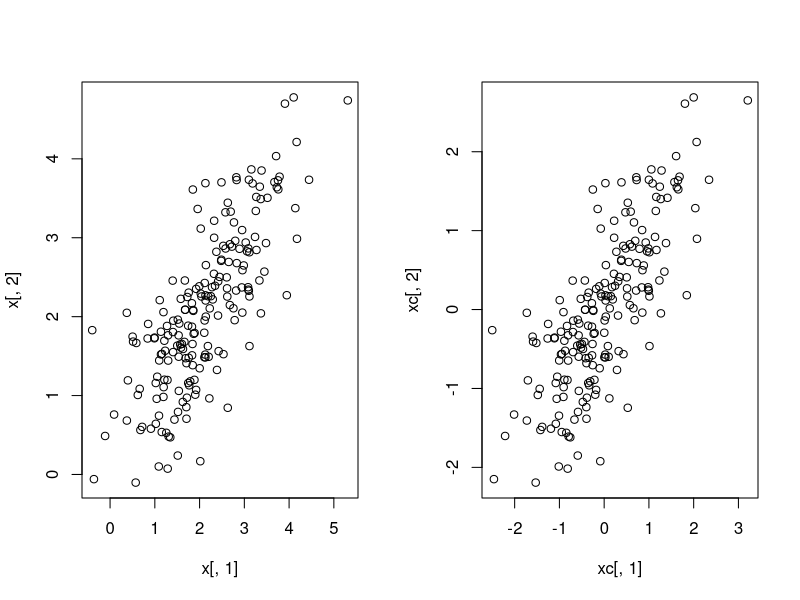
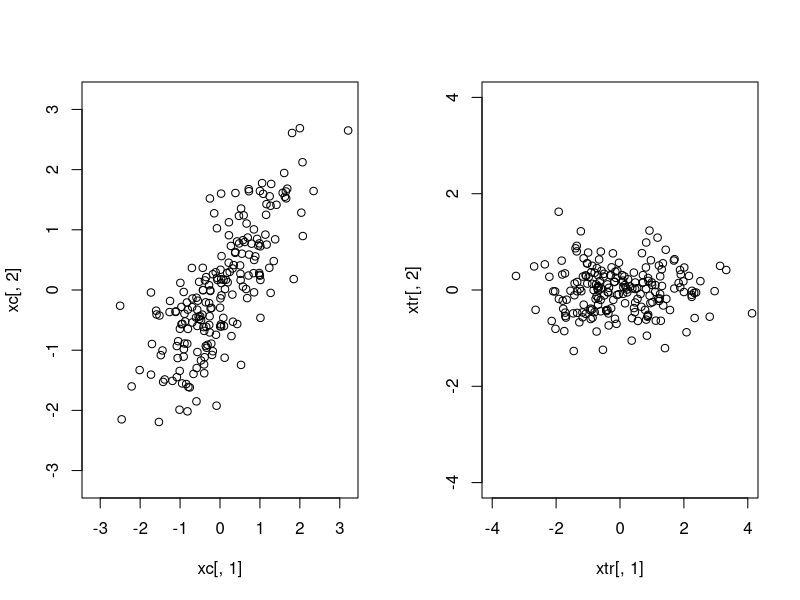
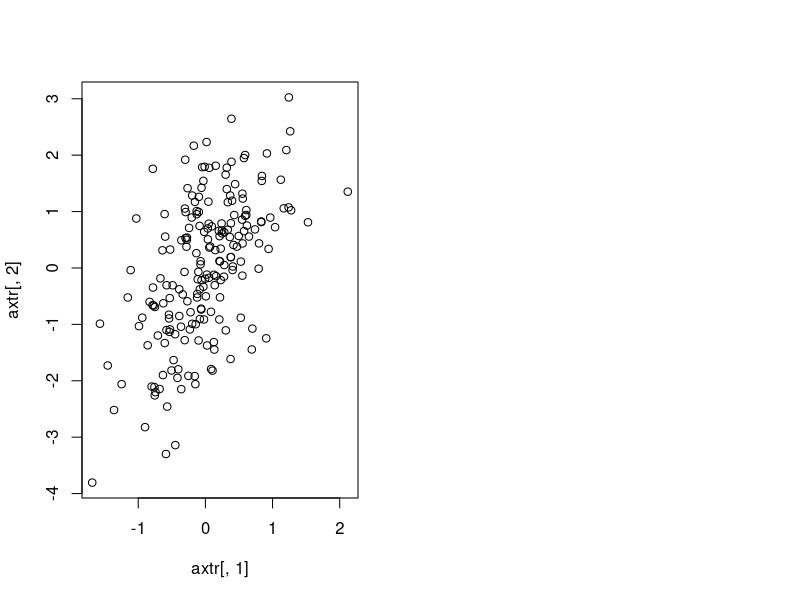

Here is the R script that generated these plots, in order: (Note: this script raises an error after producing the figures.)
#############################################################################################
# Principal component analysis
#############################################################################################
# Example 1. Linear transformations example. The purpose is to demonstrate how PCA works. 
# 
# Generate data from a 2-dim normal distribution. 
 library(mvtnorm)
#
n   = 200 
rho = 0.8; mu  = c(2, 2); Sig = matrix(c(1, rho, rho, 1), nrow = 2)
x  = rmvnorm(n, mu, Sig)
xc <- scale(x, center = TRUE, scale=FALSE) # center the data
cov(x); cov(xc)  # Compare the covariance matrices of the generated data and centered data
colMeans(x); colMeans(xc);
par(mfrow=c(1,2))
plot(x[,1],x[,2]); plot(xc[,1],xc[,2])
#   
sig<-cov(xc)
eig = eigen(sig) # Find the spectral decomposition of 'sig'
L <-diag(eig$values); V <- eig$vectors  # V%*%L%*%t(V)
L; V
# linear transformation with the matrix of eigenvectors
xtr<- xc %*% V    
var(xtr[,1]); var(xtr[,2]) # variances of the new variables
cor(xtr[,1],xtr[,2]) # correlation between the new variables
# Scatter plots for the generated (centered) and transformed data 
plot(xc[,1],xc[,2],xlim=c(-3.2,3.2),ylim=c(-3.2,3.2)); 
plot (xtr[,1],xtr[,2], xlim=c(-4,4), ylim=c(-4,4))
#
# Compare with the results from PCA
pcaxc<-prcomp(x)
summary(pcaxc); 
pcaxc$sdev^2
print(pcaxc)
dim(pcaxc$x); 
pcaxc$x[1:10,]  # PC scores (new coordinates) for the 10 first data points
#
dim(xtr); xtr[1:10,] # ten first transformed data points 
#
# Arbitrary linear transformation (rotation)
dir1 = c(-1,0.5); dir2 = c(-0.5,-1) # choose a direction dir1 and then dir2 which is orthogonal to dir1
norm = c(t(dir1) %*% dir1, t(dir2) %*% dir2) # normalize the vectors 
dir1 = dir1 / sqrt(norm[1])
dir2 = dir2 / sqrt(norm[2])
a<-matrix(c(dir1,dir2),nrow=2,ncol=2,byrow=F)
# 
axtr<-xc%*%a  # linear transformation
var(axtr[,1]); var(axtr[,2]) # variance of the new variables, check also with t(a)%*%sig%*%a
cor(axtr[,1],axtr[,2]) # correlation between the new variables 
plot(axtr[,1],axtr[,2]) 
############################################################################################
# Example 2. Olympic decathlon data from 1988. 
# Perform PCA on the decathlon data. We start with removing one observation which is very 
# different from the rest. Think also about the scales of the variables, so that 'large' 
# values correspond to a 'better' result. 
# 
decathlon<-read.table("olympicDec.txt",header=T)
fix(decathlon)
dim(decathlon)
boxplot(decathlon[,12])
# Remove the last object and form a data set with only 10 sports events
subDec<-decathlon[-34,2:11]; fix(subDec)
# New variables for the running events
subDec$run100<--subDec$run100; subDec$run400<--subDec$run400; subDec$hurdle<--subDec$hurdle;
subDec$run1500<--subDec$run1500;
colMeans(subDec); apply(subDec, 2, sd) # 2 in apply indicates that 'sd' will be applied to columns
# Study correlations
pairs(subDec[,1:5]); pairs(subDec[,5:10]); round(cor(subDec),2)
# Perform now PCA. Since the scales of the variables are so different, we use the correlation matrix.
decpca <- prcomp(subDec, scale = TRUE); 
names(decpca) # Study the components of 'decpca', what is what
print(decpca); summary(decpca)
# The variances of the principal components
decpca$sdev^2
# Study the covariances and correlations of the PCs
# The matrix decpca$x contains the PC scores, our new variables
round(cov(decpca$x), 8); round(cor(decpca$x), 2)
#
# Study the correlation between the "Score" and the first 2 PCs.
par(mfrow=c(1,2))
plot(decpca$x[,1], decathlon$score[-34])
plot(decpca$x[,2], decathlon$score[-34])
cor(decpca$x[,1], decathlon$score[-34]); cor(decpca$x[,2], decathlon$score[-34])
#
rank(decathlon$score[-34]); rank(decpca$x[,1]) # Rankings: according to 'score' and according to the first PC
screeplot(decpca, type="lines")
#
biplot(decpca, scale=0, col = c("blue", "black"))
#
############################################################################################
# Example 3. Swiss bank notes example.
#
bank<-read.table("SwissBankNotes.txt",header=T)
fix(bank)
# Recall the explanatory analysis from the last time
bank$group<-c(rep(1,100),rep(2,100))
attach(bank) # variables Length, HeightL, HeightR, InnerL, InnerU, Diag
boxplot(Length~group); boxplot(HeightL~group); boxplot(HeightR~group); 
boxplot(InnerL~group); boxplot(InnerU~group); boxplot(Diag ~ group); 
# Study the variables pairwise
plot(bank[,-7],pch=group,col=group)
round(cor(bank[,-7]), 2)
#
plot(InnerU,Diag,pch=group,col=group) # plotting character given by group
scatterplot3d(InnerL,InnerU,Diag,pch=group,color=group) # scatterplot3D, plotting character given by group
#
colMeans(bank[,-7]); apply(bank[,-7], 2, sd)
#######################################################
# PCA, we use the covariance matrix, that is we do not 
# standardize the data.
#
bankpca <- prcomp(bank[,-7], scale = FALSE)
print(bankpca); names(bankpca)
bankpca$sdev^2
summary(bankpca)
#
par(mfrow=c(2,2))
plot(bankpca$x[,1], bankpca$x[,2],pch=group, col=group)
plot(bankpca$x[,2], bankpca$x[,3],pch=group, col=group)
plot(bankpca$x[,1], bankpca$x[,3],pch=group, col=group)
screeplot(bankpca)
#
biplot(bankpca, choices=1:2, scale=0, col = c("blue", "black"))
#biplot(bankpca, choices=c(1,3), scale=0, col = c("blue", "black"))
#
# The first two PCs 'manually'.
class(bank[,-7])
hm <- as.matrix(bank[,-7])
newd<-scale(hm, center = TRUE, scale = FALSE)
pcvec1<-newd%*%bankpca$rotation[,1]
pcvec2<-newd%*%bankpca$rotation[,2]
plot(pcvec1,pcvec2,pch=group, col=group)
#######################################################
# Now we use the correlation matrix
#
bankpca2 <- prcomp(bank[,-7], scale = TRUE)
print(bankpca2); names(bankpca2)
bankpca2$sdev^2
summary(bankpca2)
#
par(mfrow=c(2,2))
plot(bankpca2$x[,1], bankpca2$x[,2],pch=group, col=group)
plot(bankpca2$x[,2], bankpca2$x[,3],pch=group, col=group)
plot(bankpca2$x[,1], bankpca2$x[,3],pch=group, col=group)
screeplot(bankpca2)
#
biplot(bankpca2, choices=1:2, scale=0, col = c("blue", "black"))
#
##########################################################
# Circle with correlations for the first two PCs.
#
r    = cor(cbind(bankpca$x,bank[,-7]))  # correlations between PCs and original variables
r1   = r[7:12, 1:2]                     # Consider the correlations between the original variables and PC1, PC2
r2   = r[7:12, 1:6]  
sum(r2[1,]^2)  
#
#dev.new()
ucircle = cbind(cos((0:360)/180 * pi), sin((0:360)/180 * pi))
plot(ucircle, type = "l", lty = "solid", col = "blue", xlab = "First PC", ylab = "Second PC", 
    main = "Swiss Bank Notes", cex.lab = 1.2, cex.axis = 1.2, cex.main = 1.8, lwd = 2)
abline(h = 0, v = 0)
label = c("X1", "X2", "X3", "X4", "X5", "X6")
text(r1, label, cex = 1.2) 
##############################################################################################



